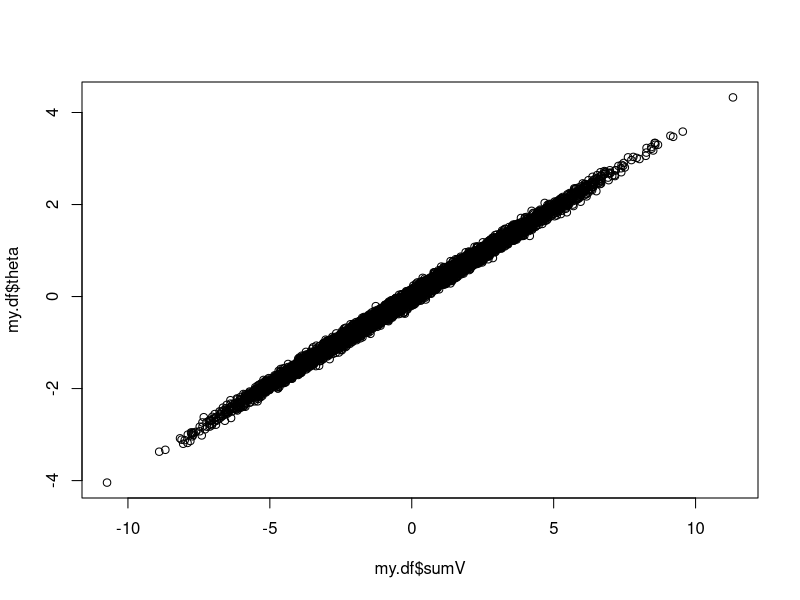
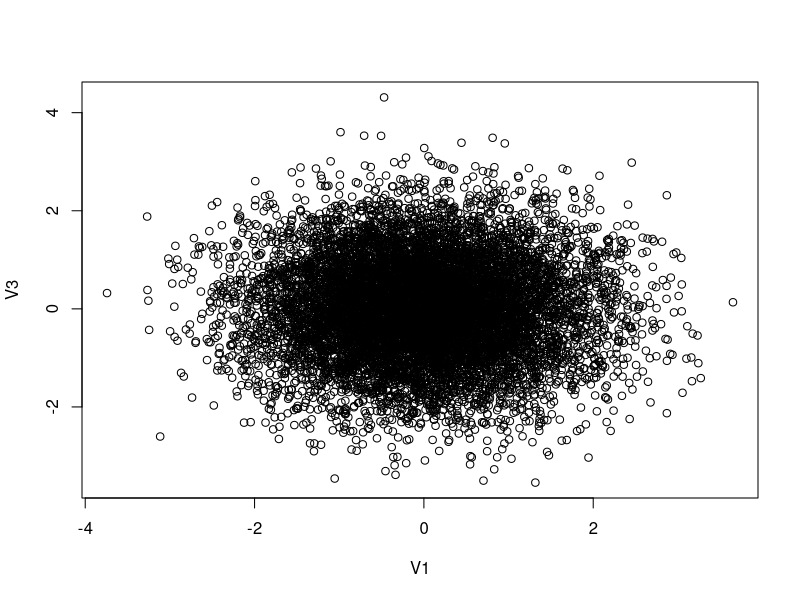

Recreate these plots in R, in order.
## ---- chunk 1
library(ggplot2)
library(psych)
set.seed(42) #keep the same starting values
#four congeneric measures

loadings <- rep(1, 4)
loadings <- c(0.8, 0.7, 0.6, 0.5)

errors <- c(0.8, 0.7, 0.6, 0.5)

errors <- sqrt(1 - loadings^2)
errors <- rep(0.1, 4)

r4 <- psych::sim.congeneric(loads = loadings,
                            err = errors, #A vector of error variances 
                            low = -3, # values less than low are forced to low (when cat = T)
                            high = 3, # values greater than high are forced to high
                            short = FALSE, 
                            categorical = FALSE,
                            N = 10000)
## ---- chunk 2
my.df <- data.frame(r4$latent, r4$observed)

# Check factor loadings
fit1 <- lm(V1 ~ theta, data = my.df)
fit2 <- lm(V2 ~ theta, data = my.df)
fit3 <- lm(V3 ~ theta, data = my.df)
fit4 <- lm(V4 ~ theta, data = my.df)

sd(fit1$residuals)
sd(fit2$residuals)
sd(fit3$residuals)
sd(fit4$residuals)

errors <- my.df[, colnames(my.df) %in% c("e1", "e2", "e3", "e4")]

cor(errors)
# errors are uncorrelated with each other
cov(errors)
var(my.df$e1)
var(my.df$theta)
## ---- chunk 3
# r4 population correlation matrix
psych::alpha(r4$observed)
## ---- chunk 4
# calculate total score
my.df$sumV <- with(my.df, V1+V2+V3+V4)

my.df$sumE <- with(my.df, e1+e2+e3+e4)

plot(my.df$sumV, my.df$theta)

# raw alpha
(1-sum(diag(cov(r4$observed)))/var(my.df$sumV))*4/3
## ---- chunk 5
cov(r4$observed)

## ---- chunk 6
# examples of two independent factors that produce reasonable alphas
#this is a case where alpha is a poor indicator of unidimensionality
set.seed(123)
two.f <- data.frame(sim.item(nvar = 8,
                             nsub = 10000))

with(two.f, plot(V1, V3))
#sim.item(nvar = 72, nsub = 500, circum = FALSE, xloading = 0.6, yloading = 0.6, 
# gloading = 0, xbias = 0, ybias = 0, categorical = FALSE, low = -3, high = 3, 
# truncate = FALSE, cutpoint = 0)

#specify which items to reverse key by name
alpha(two.f, keys = c("V1","V2","V7","V8"))

